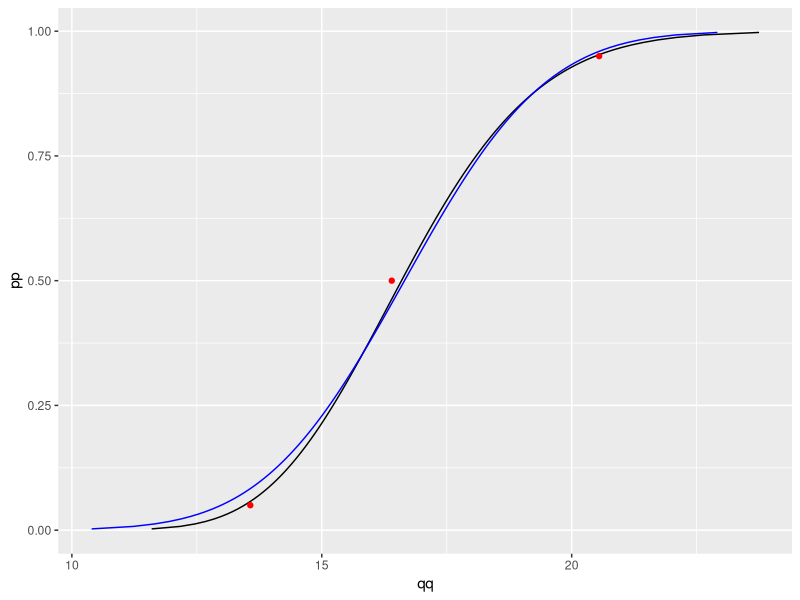
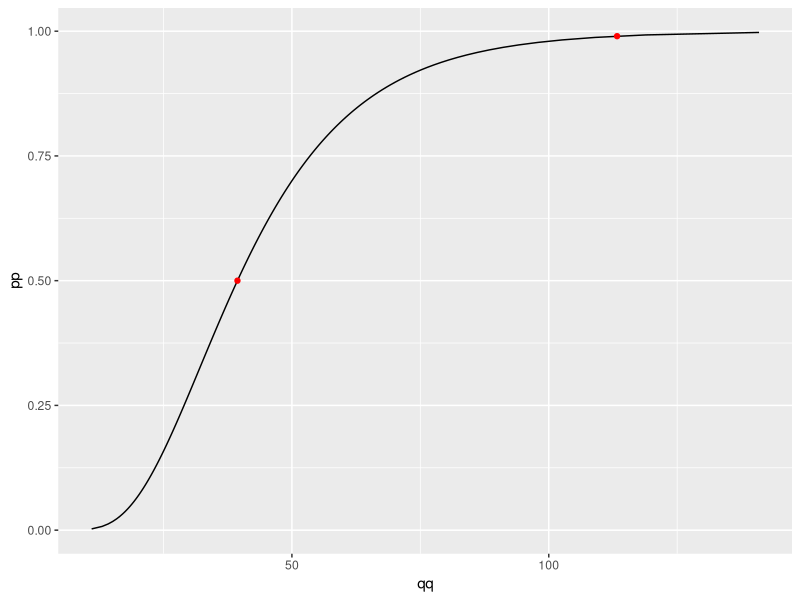
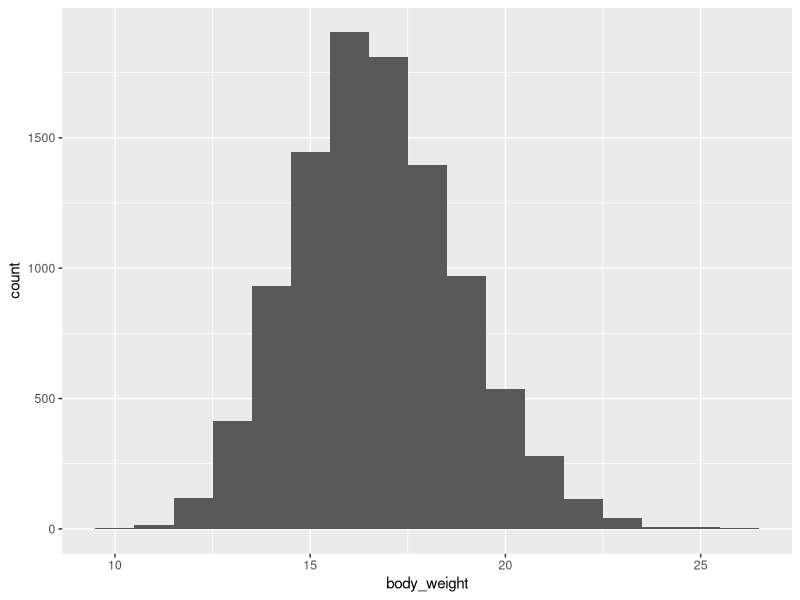
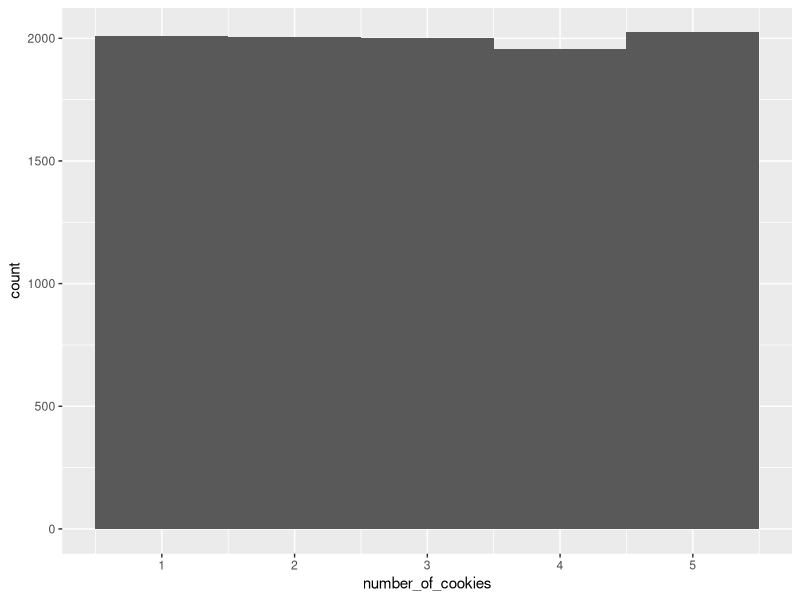
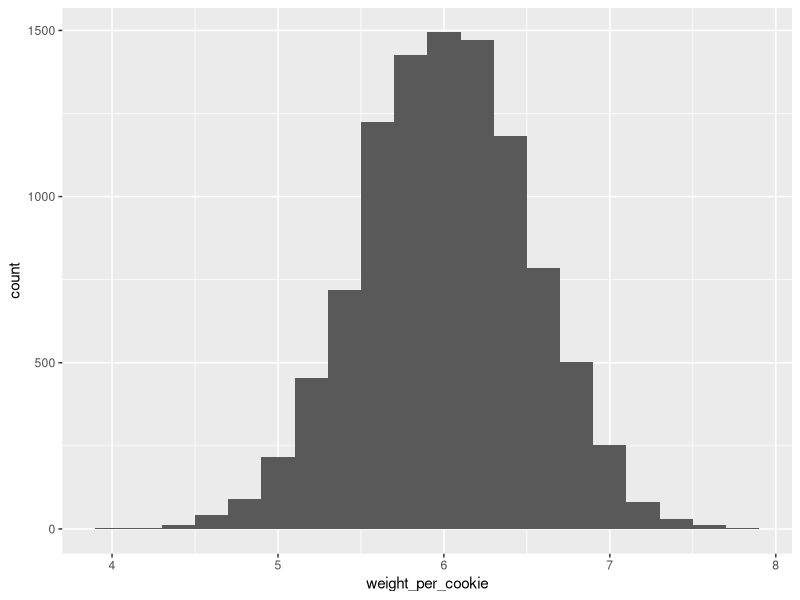
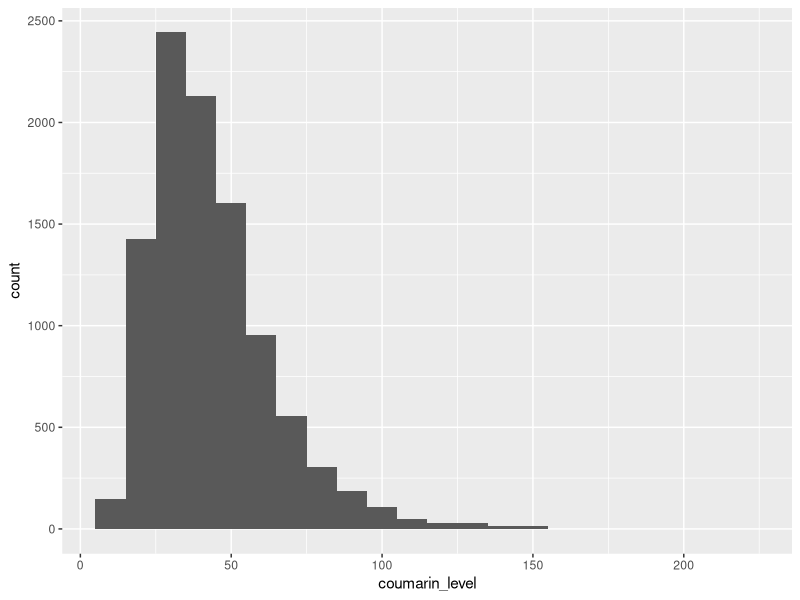
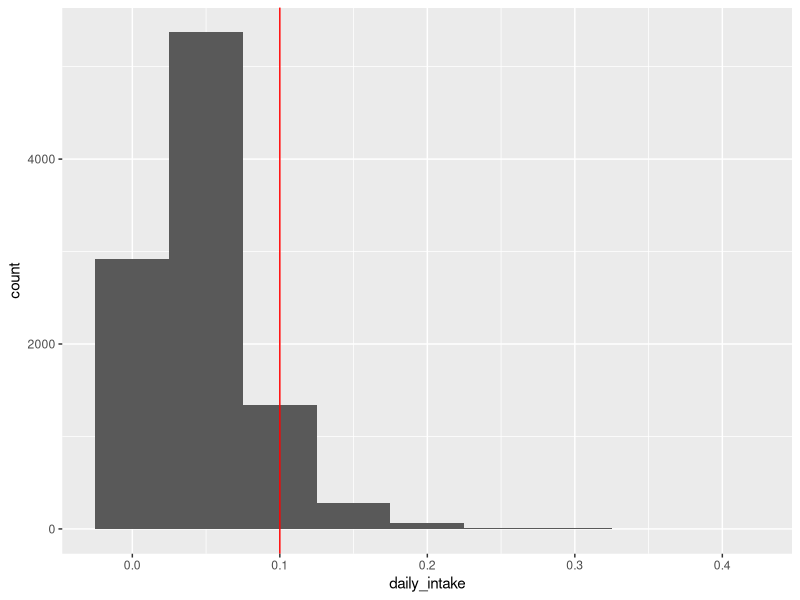

R code for these plots, in order:
## ---- chunk 1
library(readxl)
library(ggplot2)
library(dplyr)
## ---- chunk 2
e_df <- readxl::read_xlsx("../data/ExpoFacts_Physiology.xlsx", sheet = "Sheet5", skip = 121)
## ---- chunk 3

## Fit lognormal to bodyweight

# get data
df_4 <- e_df %>% 
  filter(Country == "Germany") %>%
  filter(`Age (years)` == 4) 

# get summary statistics
m_bw = mean(df_4$`Mean (kg)`)
s_bw = mean(df_4$SD)
P5_bw = mean(df_4$`5th (kg)`)
P50_bw = mean(df_4$`Median (kg)`)
P95_bw = mean(df_4$`95th (kg)`)

# specify objective function for fitting
obj_fun <- function(par){(qlnorm(0.05,exp(par[1]),exp(par[2])) - P5_bw)^2 +
(qlnorm(0.5,exp(par[1]),exp(par[2])) - P50_bw)^2 +
(qlnorm(0.95,exp(par[1]),exp(par[2])) - P95_bw)^2}

# find parameters (should be done by thorough investigation of the optimisation and goodness of fit)
optim(par= c(0,0), fn = obj_fun)
log_par <- optim(par= c(0,0), fn = obj_fun)$par

# transform to parameters of the lognormal distribution 
m_logbw = exp(log_par[1])
s_logbw = exp(log_par[2])

data.frame(pp = ppoints(200)) %>% 
  mutate(qq = qlnorm(pp,m_logbw,s_logbw)) %>%
  mutate(qqnorm = qnorm(pp,m_bw,s_bw)) %>%
  ggplot(aes(x=qq,y=pp)) +
           geom_line() +
          geom_line(aes(x=qqnorm,y=pp),col='blue') +
           geom_point(data=data.frame(x=c(P5_bw,P50_bw,P95_bw),y=c(0.05,0.5,0.95)),aes(x=x,y=y),col='red') 
          
## ---- chunk 4
## Fit lognormal to coumarin levels 
m_lev = 37.7
P50_lev = 39.4
P99_lev = 113.3 #assign 99 to maximum

obj_fun <- function(par){(qlnorm(0.5,exp(par[1]),exp(par[2])) - P50_lev)^2 +
(qlnorm(0.99,exp(par[1]),exp(par[2])) - P99_lev)^2}

log_par <- optim(par= c(0,0), fn = obj_fun)$par

m_loglev = exp(log_par[1])
s_loglev = exp(log_par[2])

data.frame(pp = ppoints(200)) %>% 
  mutate(qq = qlnorm(pp,m_loglev,s_loglev)) %>%
  ggplot(aes(x=qq,y=pp)) +
           geom_line() +
           geom_point(data=data.frame(x=c(P50_lev,P99_lev),y=c(0.5,0.99)),aes(x=x,y=y),col='red') 

## ---- chunk 5
TDI = 0.1 #mg/kw bw per day
 
niter = 10^4
sim_df <- data.frame(
  
body_weight = rlnorm(niter,m_logbw,s_logbw),

number_of_cookies = sample(1:5,size=niter,replace=TRUE),

weight_per_cookie = rnorm(niter,6,0.5),

coumarin_level = rlnorm(niter,m_loglev,s_loglev))

sim_df <- sim_df %>% 
  mutate(daily_intake = coumarin_level*number_of_cookies*weight_per_cookie/1000/body_weight)

## ---- chunk 6
sim_df %>%
ggplot(aes(x=body_weight)) +
  geom_histogram(binwidth = 1) 
## ---- chunk 7
sim_df %>%
ggplot(aes(x=number_of_cookies)) +
  geom_histogram(binwidth = 1) 

## ---- chunk 8
sim_df %>%
ggplot(aes(x=weight_per_cookie)) +
  geom_histogram(binwidth = 0.2) 

## ---- chunk 9
sim_df %>%
ggplot(aes(x=coumarin_level)) +
  geom_histogram(binwidth = 10) 

## ---- chunk 10
sim_df %>%
ggplot(aes(x=daily_intake)) +
  geom_histogram(binwidth = 0.05) +
  geom_vline(xintercept=TDI,col='red')
## ---- chunk 11
TDI
mean(sim_df$daily_intake>TDI) # consuming uniform 1 to 20 number of cookies each time, a high proportion of children consuming cookies exceed the TDI. If only uniform 1 to 5, then the proportion is much lower.  

quantile(sim_df$daily_intake,probs=0.95) # 95th percentile is above the TDI under both exposure scenarios (1-20 and 1-5)
## ---- chunk 12
# Worst case 

int_df <- data.frame(
  
body_weight = c(P95_bw,P5_bw),

number_of_cookies = c(1,20),

weight_per_cookie = c(4,7),

coumarin_level = c(0,P99_lev) ) 

int_df %>% 
  mutate(daily_intake = coumarin_level*number_of_cookies*weight_per_cookie/1000/body_weight)

# worst case is above TDI but we cannot really say how certain we are that this is the case since we have made conservative assumptions. If it was below the TDI, then we would be able to conclude. 
